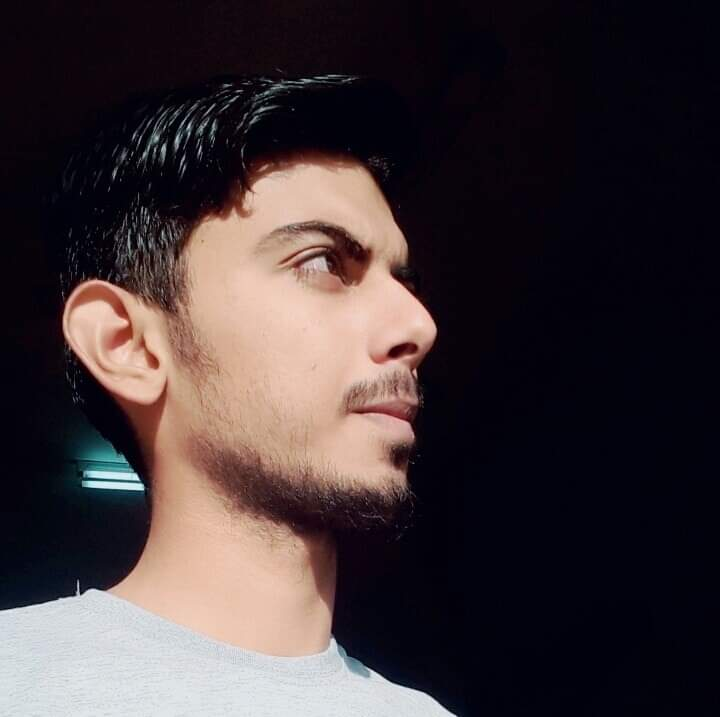
#> input picture opencv/resources/mypic.jpeg, 720 x 717 px
$ python 17-Chapter_17.py
#> lines starting #> are read from the running program, lines starting #| are printed output that depends on the picture
# Joining two images

import cv2 as cv
import numpy as np

# read mage
img = cv.imread("resources/mypic.jpeg")
#> img is the input picture: shape (717, 720, 3); mean B, G, R 56.6, 53.6, 64.4
img1 = cv.resize(img,(100,150))
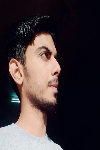
#> img1: shape (150, 100, 3); mean B, G, R 56.4, 53.5, 64.3
#stacking same image

# 1- Horizontal stack
hor_img = np.hstack((img1,img1))
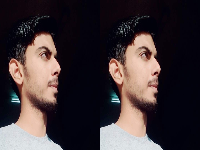
#> hor_img: shape (150, 200, 3); mean B, G, R 56.4, 53.5, 64.3

# 2-Vertical stack
ver_img = np.vstack((img1,img1))
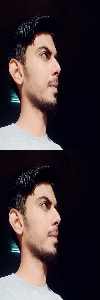
#> ver_img: shape (300, 100, 3); mean B, G, R 56.4, 53.5, 64.3


cv.imshow("Horizontal",hor_img)
cv.imshow("Vertical",ver_img)
cv.waitKey(0)
cv.destroyAllWindows()

# You can only stack images with same shapes (width,height,color channel)
# we can not resize the stack image(function)
# Assignmemt you have to define a function to stack multiple images of different sizes & color tunes
